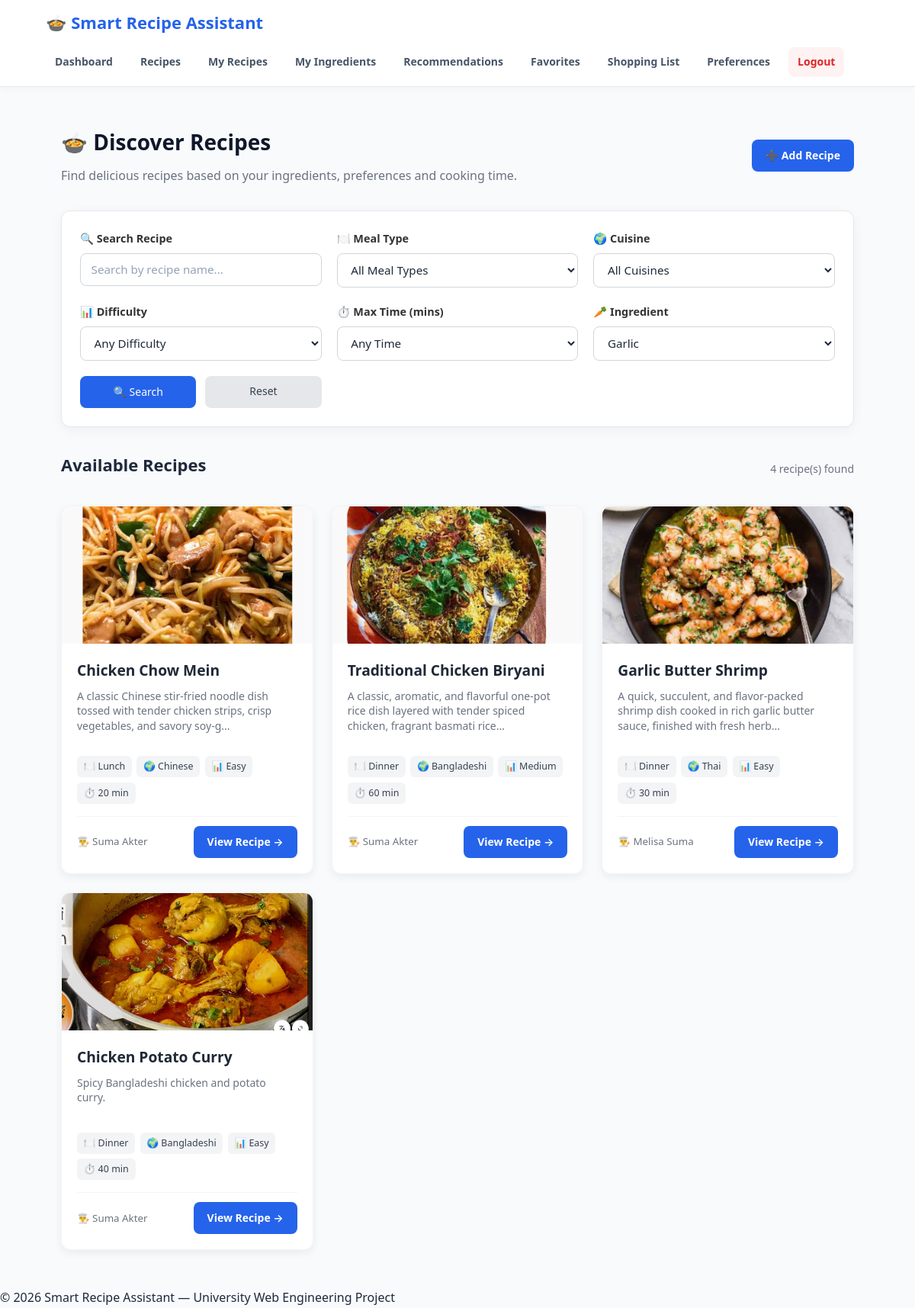
/recipes?ingredient_id=5 (signed in), run on the app's committed database.
### tables this page shows
CREATE TABLE Recipes (
    RecipeID INTEGER PRIMARY KEY AUTOINCREMENT,
    UserID INTEGER NOT NULL,
    MealTypeID INTEGER NOT NULL,
    CuisineID INTEGER NOT NULL,
    Title TEXT NOT NULL,
    Description TEXT,
    CookingTime INTEGER NOT NULL
        CHECK (CookingTime > 0),
    Difficulty TEXT NOT NULL
        CHECK (
            Difficulty IN (
                'Easy',
                'Medium',
                'Hard'
            )
        ),
    SpiceLevel TEXT DEFAULT 'Medium'
        CHECK (
            SpiceLevel IN (
                'Mild',
                'Medium',
                'Spicy'
            )
        ),
    DietType TEXT DEFAULT 'Regular'
        CHECK (
            DietType IN (
                'Regular',
                'Vegetarian',
                'Vegan',
                'Low Calorie',
                'High Protein',
                'Gluten Free'
            )
        ),
    Instructions TEXT NOT NULL,
    ImageURL TEXT,
    CreatedAt TIMESTAMP DEFAULT CURRENT_TIMESTAMP,

    FOREIGN KEY (UserID)
        REFERENCES Users(UserID)
        ON DELETE CASCADE,
    FOREIGN KEY (MealTypeID)
        REFERENCES Meal_Types(MealTypeID)
        ON DELETE RESTRICT,
    FOREIGN KEY (CuisineID)
        REFERENCES Cuisines(CuisineID)
        ON DELETE RESTRICT
);

### app.py (the view)
@app.route("/recipes")
def recipes():
    if "user_id" not in session:
        return redirect(url_for("login"))
    search = request.args.get("search", "").strip()
    meal_type_id = request.args.get("meal_type_id", "")
    cuisine_id = request.args.get("cuisine_id", "")
    difficulty = request.args.get("difficulty", "")
    max_time = request.args.get("max_time", "")
    ingredient_id = request.args.get("ingredient_id", "")
    connection = get_db_connection()
    meal_types = connection.execute("SELECT * FROM Meal_Types ORDER BY Name").fetchall()
    cuisines = connection.execute("SELECT * FROM Cuisines ORDER BY Name").fetchall()
    ingredients = connection.execute("SELECT * FROM Ingredients ORDER BY Name").fetchall()
    query = """
        SELECT DISTINCT
            Recipes.RecipeID,
            Recipes.Title,
            Recipes.Description,
            Recipes.CookingTime,
            Recipes.Difficulty,
            Recipes.ImageURL,
            Meal_Types.Name AS MealType,
            Cuisines.Name AS Cuisine,
            Users.Name AS Creator
        FROM Recipes
        JOIN Meal_Types ON Recipes.MealTypeID = Meal_Types.MealTypeID
        JOIN Cuisines ON Recipes.CuisineID = Cuisines.CuisineID
        JOIN Users ON Recipes.UserID = Users.UserID
        LEFT JOIN Recipe_Ingredients ON Recipes.RecipeID = Recipe_Ingredients.RecipeID
        LEFT JOIN Ingredients ON Recipe_Ingredients.IngredientID = Ingredients.IngredientID
    """
    conditions = []
    parameters = []
    if search:
        conditions.append("(Recipes.Title LIKE ? OR Ingredients.Name LIKE ?)")
        search_param = f"%{search}%"
        parameters.extend([search_param, search_param])
    if meal_type_id:
        conditions.append("Recipes.MealTypeID = ?")
        parameters.append(meal_type_id)
    if cuisine_id:
        conditions.append("Recipes.CuisineID = ?")
        parameters.append(cuisine_id)
    if difficulty:
        conditions.append("Recipes.Difficulty = ?")
        parameters.append(difficulty)
    if max_time:
        conditions.append("Recipes.CookingTime <= ?")
        parameters.append(max_time)
    if ingredient_id:
        conditions.append("Recipe_Ingredients.IngredientID = ?")
        parameters.append(ingredient_id)
    if conditions:
        query += " WHERE " + " AND ".join(conditions)
    query += " ORDER BY Recipes.CreatedAt DESC"
    recipes_list = connection.execute(query, parameters).fetchall()
    if search:
        connection.execute(
            "INSERT INTO Search_History (UserID, SearchText) VALUES (?, ?)",
            (session["user_id"], search)
        )
        connection.commit()
    connection.close()
    return render_template(
        "recipes.html",
        recipes=recipes_list,
        meal_types=meal_types,
        cuisines=cuisines,
        ingredients=ingredients,
        selected_search=search,
        selected_meal_type=meal_type_id,
        selected_cuisine=cuisine_id,
        selected_difficulty=difficulty,
        selected_max_time=max_time,
        selected_ingredient_id=ingredient_id
    )

### database.py (called while the page is built)
def get_db_connection():
    connection = sqlite3.connect(DATABASE)
    connection.row_factory = sqlite3.Row
    connection.execute("PRAGMA foreign_keys = ON")
    return connection

### templates/recipes.html (shortened to what this page needs)
{% extends "base.html" %}
{% block content %}
<div class="container">
    <div class="recipe-page-header">
        <div>
            <h1>🍲 Discover Recipes</h1>
            <p>Find delicious recipes based on your ingredients, preferences and cooking time.</p>
        </div>
        <a href="{{ url_for('add_recipe') }}" class="btn">
            ➕ Add Recipe
        </a>
    </div>
    <div class="filter-card">
        <form method="GET" action="{{ url_for('recipes') }}">
            <div class="search-row">
                <div class="search-main">
                    <label for="search">🔍 Search Recipe</label>
                    <input
                        type="text"
                        id="search"
                        name="search"
                        value="{{ selected_search if selected_search else '' }}"
                        placeholder="Search by recipe name..."
                    >
                </div>
                <div>
                    <label for="meal_type_id">🍽️ Meal Type</label>
                    <select name="meal_type_id" id="meal_type_id">
                        <option value="">All Meal Types</option>
                    </select>
                </div>
                <div>
                    <label for="cuisine_id">🌍 Cuisine</label>
                    <select name="cuisine_id" id="cuisine_id">
                        <option value="">All Cuisines</option>
                    </select>
                </div>
            </div>
            <div class="search-row">
                <div>
                    <label for="difficulty">📊 Difficulty</label>
                    <select name="difficulty" id="difficulty">
                        <option value="">Any Difficulty</option>
                    </select>
                </div>
                <div>
                    <label for="max_time">⏱️ Max Time (mins)</label>
                    <select name="max_time" id="max_time">
                        <option value="">Any Time</option>
                    </select>
                </div>
                <div>
                    <label for="ingredient_id">🥕 Ingredient</label>
                    <select name="ingredient_id" id="ingredient_id">
                        {% for ing in ingredients %}
                            {% set i_id = ing.IngredientID if ing.IngredientID is defined else ing['IngredientID'] %}
                            {% set i_name = ing.Name if ing.Name is defined else ing['Name'] %}
                            {% set sel_ing = selected_ingredient_id if selected_ingredient_id is defined else selected_ingredient %}
                            <option value="{{ i_id }}" {% if sel_ing|string == i_id|string %}selected{% endif %}>
                                {{ i_name }}
                            </option>
                        {% endfor %}
                    </select>
                </div>
                <div class="filter-buttons">
                    <button type="submit" class="btn">🔍 Search</button>
                    <a href="{{ url_for('recipes') }}" class="btn btn-secondary">Reset</a>
                </div>
            </div>
        </form>
    </div>
    <div class="recipe-result-header">
        <h2>Available Recipes</h2>
        <span>{{ recipes|length }} recipe(s) found</span>
    </div>
    <div class="recipe-grid">
        {% for recipe in recipes %}
            {% set r_id = recipe.RecipeID if recipe.RecipeID is defined else recipe['RecipeID'] %}
            {% set r_title = recipe.Title if recipe.Title is defined else recipe['Title'] %}
            {% set r_desc = recipe.Description if recipe.Description is defined else recipe['Description'] %}
            {% set r_img = recipe.ImageURL if recipe.ImageURL is defined else recipe['ImageURL'] %}
            {% set r_meal = recipe.MealType if recipe.MealType is defined else recipe['MealType'] %}
            {% set r_cuisine = recipe.Cuisine if recipe.Cuisine is defined else recipe['Cuisine'] %}
            {% set r_diff = recipe.Difficulty if recipe.Difficulty is defined else recipe['Difficulty'] %}
            {% set r_time = recipe.CookingTime if recipe.CookingTime is defined else recipe['CookingTime'] %}
            {% set r_creator = recipe.Creator if recipe.Creator is defined else recipe['Creator'] %}
            <div class="recipe-card">
                {% if r_img %}
                    <img src="{{ r_img }}" alt="{{ r_title }}">
                {% else %}
                    <img src="{{ url_for('static', filename='images/default_recipe.jpg') }}" alt="Default Recipe Image">
                {% endif %}
                <div class="recipe-card-content">
                    <h3>{{ r_title }}</h3>
                    <p class="recipe-description">
                        {% if r_desc %}
                            {{ r_desc[:110] }}{% if r_desc|length > 110 %}...{% endif %}
                        {% else %}
                            No description available.
                        {% endif %}
                    </p>
                    <div class="recipe-meta">
                        <span class="badge">🍽️ {{ r_meal }}</span>
                        <span class="badge">🌍 {{ r_cuisine }}</span>
                        <span class="badge">📊 {{ r_diff }}</span>
                        <span class="badge">⏱️ {{ r_time }} min</span>
                    </div>
                    <div class="recipe-card-footer">
                        <small>👨‍🍳 {{ r_creator }}</small>
                        <a href="{{ url_for('recipe_detail', recipe_id=r_id) }}" class="btn">
                            View Recipe →
                        </a>
                    </div>
                </div>
            </div>
        {% endfor %}
    </div>
</div>
{% endblock %}

### data on the page
Recipes: ImageURL (picture), Title "Chicken Chow Mein", Description "A classic Chinese stir-fried noodle dish tossed with tender chicken strips, crisp vegetables, and savory soy-g", r_meal "Lunch", r_cuisine "Chinese", Difficulty "Easy", CookingTime "20", r_creator "Suma Akter"
Recipes: ImageURL (picture), Title "Traditional Chicken Biryani", Description "A classic, aromatic, and flavorful one-pot rice dish layered with tender spiced chicken, fragrant basmati rice", r_meal "Dinner", r_cuisine "Bangladeshi", Difficulty "Medium", CookingTime "60", r_creator "Suma Akter"
Recipes: ImageURL (picture), Title "Garlic Butter Shrimp", Description "A quick, succulent, and flavor-packed shrimp dish cooked in rich garlic butter sauce, finished with fresh herb", r_meal "Dinner", r_cuisine "Thai", Difficulty "Easy", CookingTime "30", r_creator "Melisa Suma"
Recipes: ImageURL (picture), Title "Chicken Potato Curry", Description "Spicy Bangladeshi chicken and potato curry.", r_meal "Dinner", r_cuisine "Bangladeshi", Difficulty "Easy", CookingTime "40", r_creator "Suma Akter"

### other printed values
{{ recipes|length }} "4"
form field ingredient_id "Garlic"
